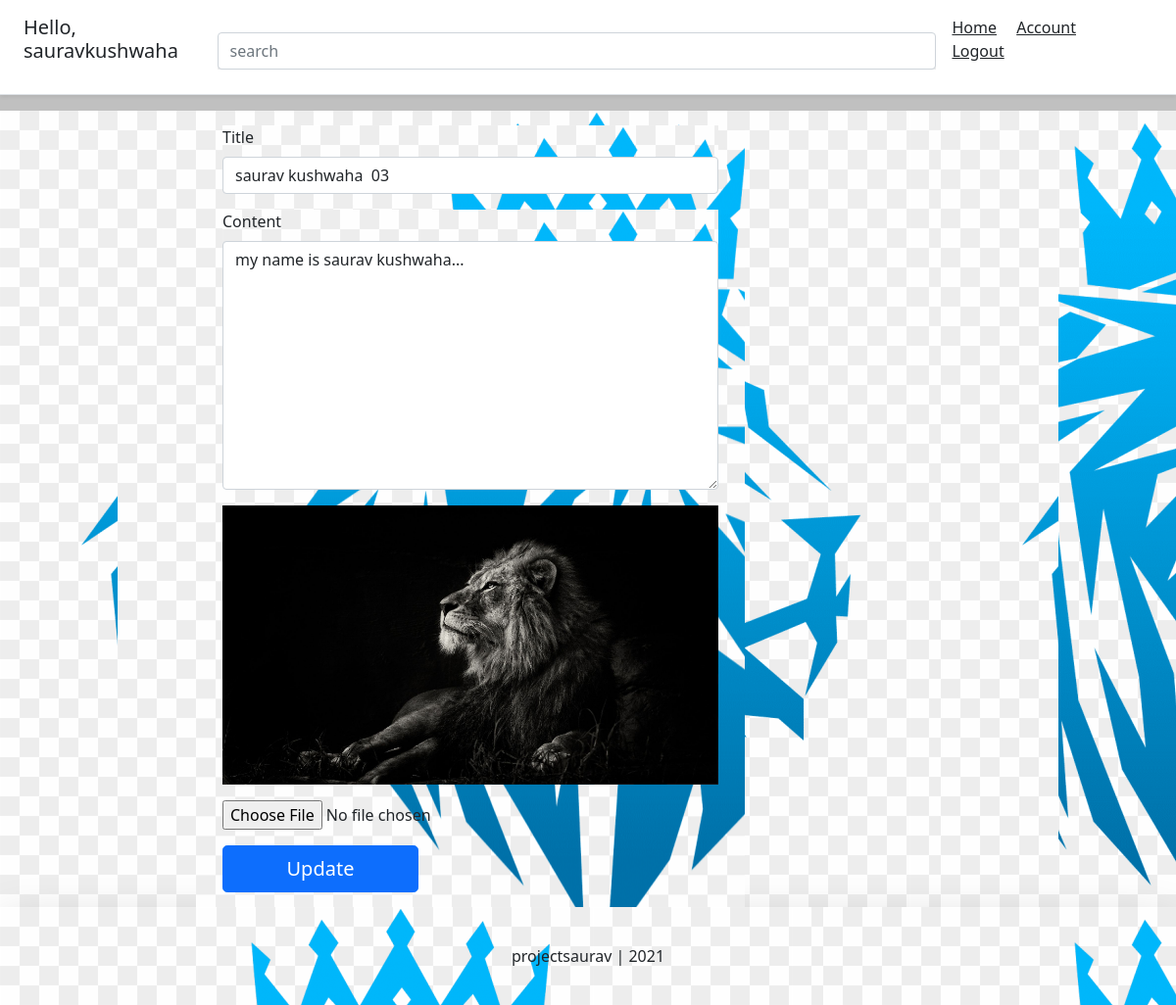
The app's page /blog/saurav-kushwaha-second-blog/edit (signed in) with its own data.
### account/models.py (models this page shows, shortened)
class Account(AbstractBaseUser):
	email					=models.EmailField(verbose_name="email", max_length=60, unique=True)
	username				=models.CharField(max_length=30, unique=True)
	date_joined				=models.DateTimeField(verbose_name='date_joined', auto_now_add=True)
	last_login				=models.DateTimeField(verbose_name='last_login', auto_now=True)
	is_admin				=models.BooleanField(default=False)
	is_active				=models.BooleanField(default=True)
	is_staff				=models.BooleanField(default=False)
	is_superuser			=models.BooleanField(default=False)
	USERNAME_FIELD ='email'
	REQUIRED_FIELDS =['username',]
	objects = MyAccountManager()

### blog/models.py (models this page shows, shortened)
class BlogPost(models.Model):
	title					=models.CharField(max_length=50, null=False, blank=False)
	body					=models.TextField(max_length=5000, null=False, blank=False)
	image					=models.ImageField(upload_to=upload_location, null=False, blank=False)
	date_published			=models.DateTimeField(auto_now_add=True, verbose_name="date published")
	date_updated			=models.DateTimeField(auto_now=True, verbose_name="date updated")
	author 					=models.ForeignKey(settings.AUTH_USER_MODEL, on_delete=models.CASCADE)
	slug 					=models.SlugField(blank=True, unique=True)

### blog/views.py (the view, shortened to what this page needs)
# urls.py: path('<slug>/edit', edit_blog_view, name="edit"),
def edit_blog_view(request, slug):
	context = {}
	user = request.user
	if not user.is_authenticated:
		return redirect("must_authenticate")
	blog_post = get_object_or_404(BlogPost, slug=slug)
	if blog_post.author != user:
		return HttpResponse('You are not the author of that post.')
	form = UpdateBlogPostForm(
			initial = {
					"title": blog_post.title,
					"body": blog_post.body,
					"image": blog_post.image,
			}
		)
	context['form'] = form
	return render(request, 'blog/edit_blog.html', context)

### blog/forms.py (shortened to what this page needs)
class UpdateBlogPostForm(forms.ModelForm):
	class Meta:
		model = BlogPost
		fields = ['title', 'body', 'image']

### blog/templates/blog/edit_blog.html (shortened to what this page needs)
{% extends 'base.html' %}
{% block content %}
<div class="container">
	<div class="row">
		<div class="col-lg-7 offset-lg-1">
			<form class="create-form" method="post" enctype="multipart/form-data">{% csrf_token %}
				<div class="form-group">
					<label for="id_title">Title</label>
					<input class="form-control" type="text" name="title" id="id_title" placeholder="Title" value="{{form.initial.title}}" required autofocus>
				</div>
				<div class="form-group">
					<label for="id_body">Content</label>
					<textarea class="form-control" rows="10" type="text" name="body" id="id_body" placeholder="This blog is about..."
					required>{{form.initial.body}}</textarea>
				</div>
				<div class="form-group image-group" id="id_image_group">
				</div>
				<input type="file" name="image" id="id_image_file" accept="image/*" onchange="readURL(this)">
				<button class="submit-button btn btn-lg btn-primary btn-block" type="submit">Update</button>
			</form>
		</div>
	</div>
</div>
{% endblock content %}

### templates/snippets/header.html (shortened to what this page needs)
<link href="https://cdn.jsdelivr.net/npm/bootstrap@5.0.0-beta2/dist/css/bootstrap.min.css" rel="stylesheet">
<header class="d-flex flex-column flex-md-row align-items-center p-3 px-md-4 mb-3 bg-body border-bottom shadow-sm">
  <h5 class="h5 my-0 me-md-auto fw-normal">
  	{% if request.user.is_authenticated %}
  	<p>Hello, {{request.user.username}}</p>
  	{% endif %}
  </h5>
  <div class="search-bar mt-sm-2 mr-2">
  	<from method="get">
		  <input type="text" class="form-control" name="q" id="id_q" placeholder="search">
  	</from>
  </div>
  <nav class="my-2 my-md-0 me-md-3">
  	{% if request.user.is_authenticated %}
    <p><a class="p-2 text-dark" href="{% url 'home' %}">Home</a>
		<a class="p-2 text-dark" href="{% url 'account' %}">Account</a>
		<a class="p-2 text-dark" href="{% url 'logout' %}">Logout</a></p>
	{% else %}
		<a class="p-2 text-dark" href="{% url 'home' %}">Home</a>
		<a class="p-2 text-dark"href="{% url 'login' %}">Login</a></p>
		<a class="btn btn-outline-primary" href="{% url 'register' %}">Register</a>
	{% endif %}
  </nav>
</header>

### templates/snippets/header.html (style rules this page uses)
html { font-size: 14px; }
@media (min-width: 768px) { html { font-size: 16px; } }
.container { max-width: 960px; }
.search-bar { width: 70%; }
form { width: 100%; }

### templates/snippets/base_css.html (style rules this page uses)
body { background-color: #c0c0c0; }
div { background-image: url('sau.png'); }

### blog/templates/blog/edit_blog.html (style rules this page uses)
.create-form { width: 100%; max-width: 100%; padding: 15px; margin: auto; }
.submit-button { max-width: 200px; }
.image-group { position: relative; text-align: center; cursor:pointer; }

### records on screen
Account: user.username "sauravkushwaha"
BlogPost: title "saurav kushwaha 03", body "my name is saurav kushwaha..."
